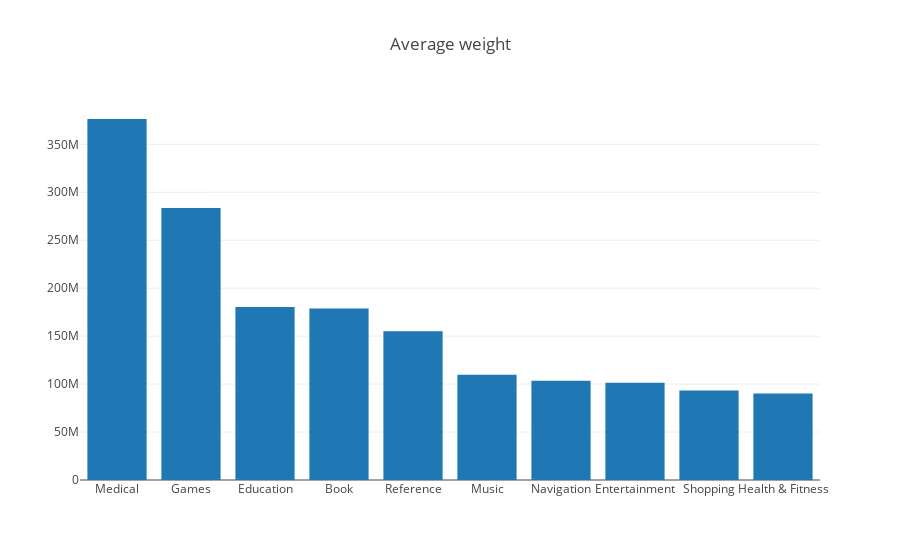

Notebook cell for this chart:
### Code cell
# Распределение весов приложений в зависимости от категории
trace0 = go.Bar(
    x=df2.index,
    y=df2.size_bytes,
)
data = [trace0]
layout = {'title': 'Average weight'}

fig = go.Figure(data=data, layout=layout)

iplot(fig, show_link=False)

### Figure 1 — Plotly figure (JSON) as saved in the notebook; plotly's stock layout.template omitted (floating-point values rounded to 4 significant figures)
{"data": [{"type": "bar", "uid": "69eb7568-d3ad-11e8-8f61-784f438ac63e", "x": ["Medical", "Games", "Education", "Book", "Reference", "Music", "Navigation", "Entertainment", "Shopping", "Health & Fitness"], "y": [376400000.0, 283700000.0, 180400000.0, 178800000.0, 155200000.0, 109600000.0, 103400000.0, 101500000.0, 93350000.0, 90110000.0]}], "layout": {"title": "Average weight"}}
